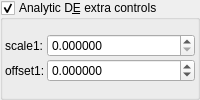
    <widget class="MyGroupBox" name="groupCheck_analyticDE_enabled_false">
     <property name="toolTip">
      <string>&lt;html&gt;&lt;head/&gt;&lt;body&gt;&lt;p&gt;Adjusts the DE every time this slot is iterated.&lt;/p&gt;&lt;p&gt;The aim is to keep these parameters as low as possible.&lt;/p&gt;&lt;p&gt;High values improve the DE, but detail is lost.&lt;/p&gt;&lt;p&gt;Occasionally a negative Offset value is used. &lt;/p&gt;&lt;/body&gt;&lt;/html&gt;</string>
     </property>
     <property name="title">
      <string>Analytic D&amp;E extra controls</string>
     </property>
     <property name="checkable">
      <bool>true</bool>
     </property>
     <layout class="QVBoxLayout" name="verticalLayout_13" stretch="0">
      <property name="spacing">
       <number>2</number>
      </property>
      <property name="leftMargin">
       <number>2</number>
      </property>
      <property name="topMargin">
       <number>2</number>
      </property>
      <property name="rightMargin">
       <number>2</number>
      </property>
      <property name="bottomMargin">
       <number>2</number>
      </property>
      <item>
       <layout class="QGridLayout" name="gridLayout_27" columnstretch="0,0,1">
        <property name="spacing">
         <number>2</number>
        </property>
        <item row="0" column="1">
         <widget class="QLabel" name="label_182">
          <property name="text">
           <string>scale1:</string>
          </property>
         </widget>
        </item>
        <item row="0" column="2">
         <widget class="MyDoubleSpinBox" name="spinbox_analyticDE_scale_1">
          <property name="sizePolicy">
           <sizepolicy hsizetype="Minimum" vsizetype="Maximum">
            <horstretch>0</horstretch>
            <verstretch>0</verstretch>
           </sizepolicy>
          </property>
          <property name="prefix">
           <string/>
          </property>
          <property name="suffix">
           <string/>
          </property>
          <property name="decimals">
           <number>6</number>
          </property>
          <property name="minimum">
           <double>0.000000000000000</double>
          </property>
          <property name="maximum">
           <double>99.989999999999995</double>
          </property>
          <property name="singleStep">
           <double>0.100000000000000</double>
          </property>
         </widget>
        </item>
        <item row="1" column="1">
         <widget class="QLabel" name="label_177">
          <property name="text">
           <string>offset1:</string>
          </property>
         </widget>
        </item>
        <item row="1" column="2">
         <widget class="MyDoubleSpinBox" name="spinbox_analyticDE_offset_1">
          <property name="sizePolicy">
           <sizepolicy hsizetype="Minimum" vsizetype="Maximum">
            <horstretch>0</horstretch>
            <verstretch>0</verstretch>
           </sizepolicy>
          </property>
          <property name="prefix">
           <string/>
          </property>
          <property name="suffix">
           <string/>
          </property>
          <property name="decimals">
           <number>6</number>
          </property>
          <property name="minimum">
           <double>-99.989999999999995</double>
          </property>
          <property name="maximum">
           <double>99.989999999999995</double>
          </property>
          <property name="singleStep">
           <double>0.100000000000000</double>
          </property>
         </widget>
        </item>
       </layout>
      </item>
     </layout>
    </widget>
